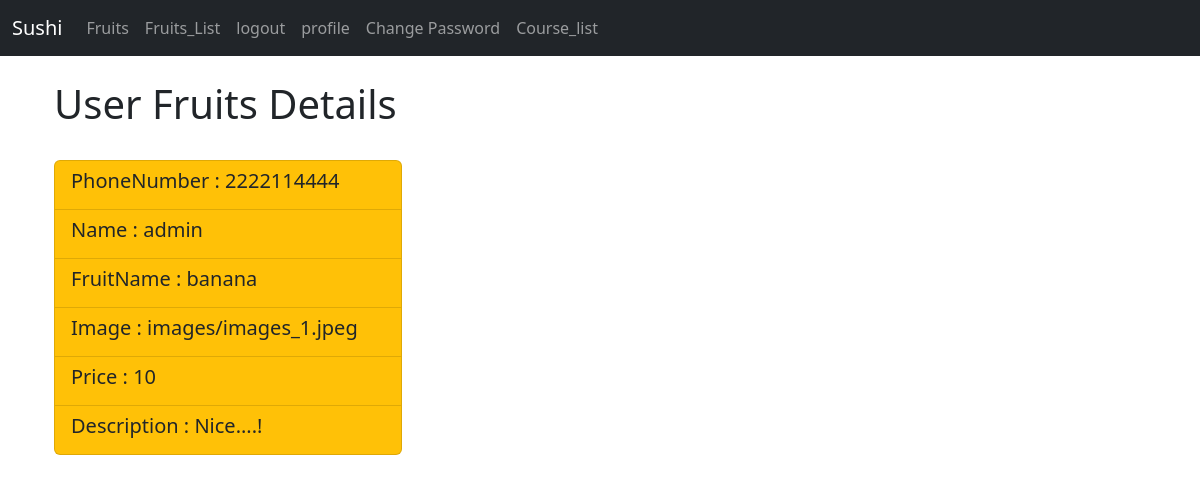
The app's page /profile (signed in) with its own data.
### firsrtapp/models.py (models this page shows, shortened)
class Fruits(models.Model):
    PhoneNumber=models.CharField(max_length=12,null= True)
    FullName=models.CharField(max_length=25,null= True)
    FruitName = models.CharField(max_length=100)
    Image = models.ImageField(null=True,blank=True,upload_to="images")
    Price = models.CharField(max_length=100)
    Description = models.CharField(max_length=100)

### firsrtapp/views.py (the view)
# urls.py: path('profile',views.profile,name="profile"),
@login_required(login_url='/login')
def profile(request):
    user_phone=request.user
    posts=Fruits.objects.filter(PhoneNumber=user_phone)
    context={"posts":posts}
    return render(request,"profile.html",context)

### templates/profile.html (shortened to what this page needs)
{% extends 'base.html' %}
{% block head %}
<div class="container">
    <div class="row">
    <div class="col-md-4">
    <h1>User Fruits Details</h1></br>
    {% for post in posts %}
    <ul class="list-group">
        <li class="list-group-item bg-warning text-dark"><h5>PhoneNumber : {{post.PhoneNumber}}</h5></li>
        <li class="list-group-item bg-warning text-dark"><h5>Name : {{post.FullName}}</h5></li>
        <li class="list-group-item bg-warning text-dark"><h5>FruitName : {{post.FruitName}}</h5></li>
        <li class="list-group-item bg-warning text-dark"><h5>Image : {{post.Image}}</h5></li>
        <li class="list-group-item bg-warning text-dark"><h5>Price : {{post.Price}}</h5></li>
        <li class="list-group-item bg-warning text-dark"><h5>Description : {{post.Description}}</h5></li>
      </ul>
      {% endfor %}
    </div>
</div>
</div>
{% endblock head %}

### records on screen
Fruits: PhoneNumber "2222114444", FullName "admin", FruitName "banana", Image "images/images_1.jpeg", Price "10", Description "Nice....!"
